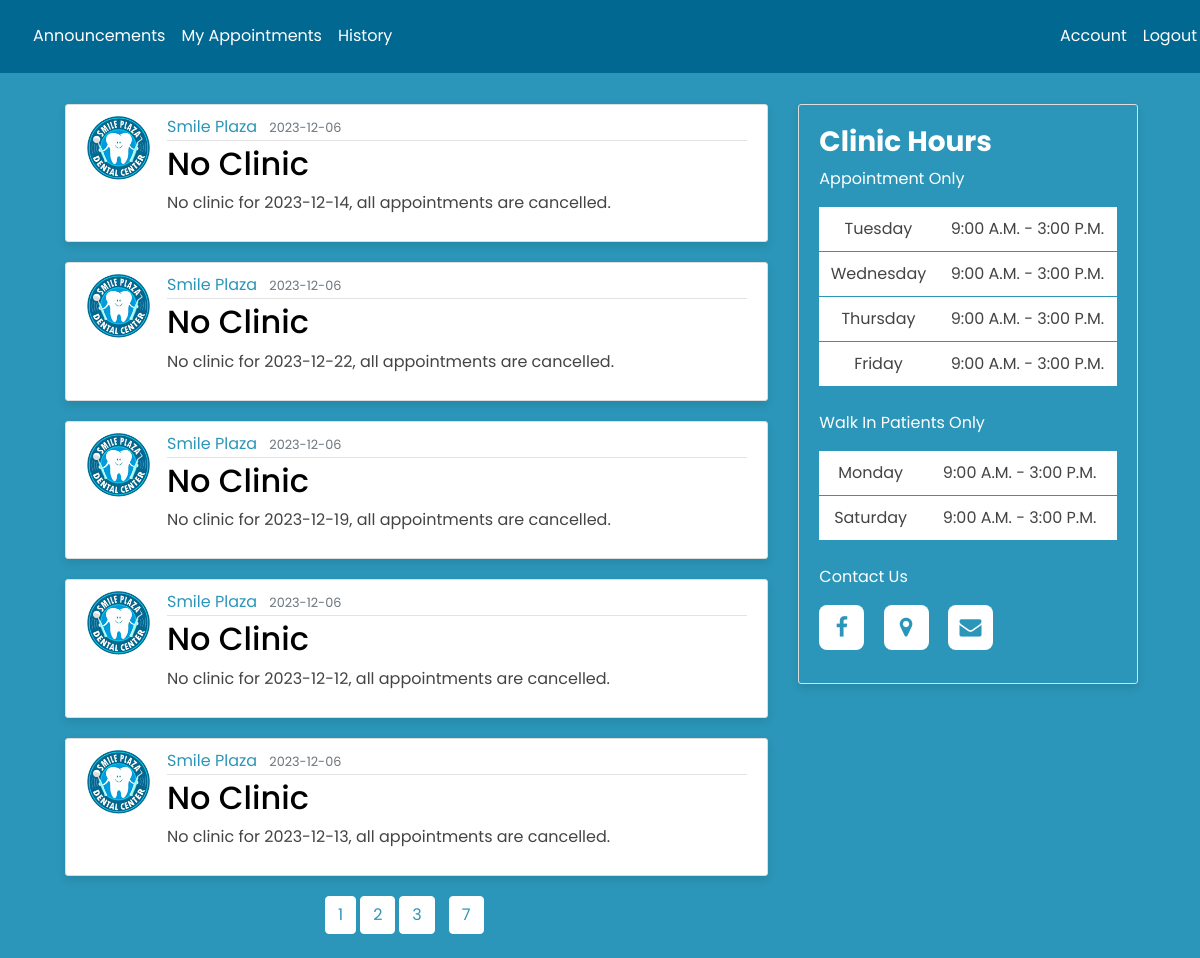
The app's page /customer_announcement (signed in), older data.
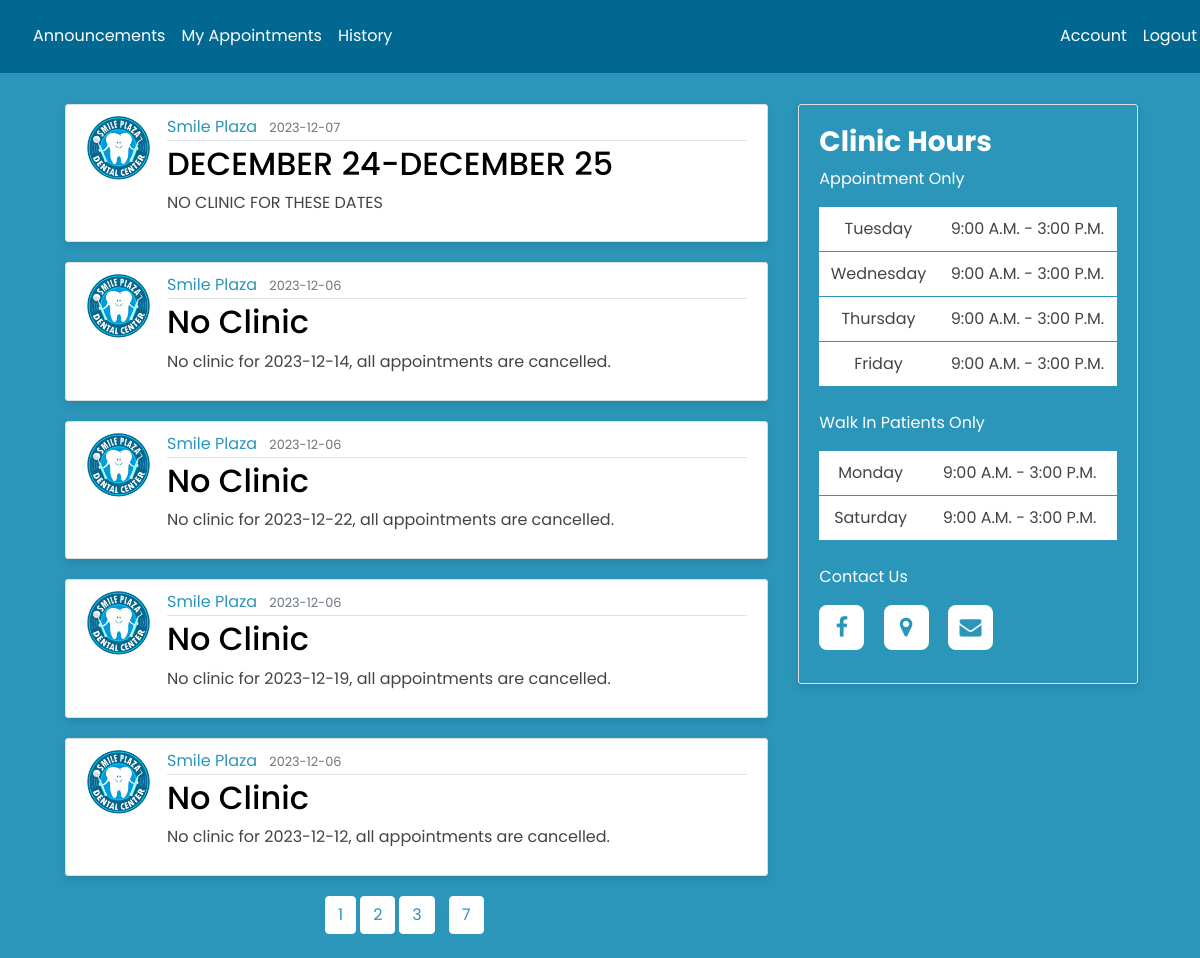
The same page, newer data.
### main/models.py (models this page shows, shortened)
class Post(db.Model):
    id = db.Column(db.Integer, primary_key=True)
    title = db.Column(db.String(100), nullable=False)
    date_posted = db.Column(db.DateTime, nullable=False, default=datetime.utcnow)
    content = db.Column(db.Text, nullable=False)
    user_id = db.Column(db.Integer, db.ForeignKey('user.id'), nullable=False)

class User(db.Model, UserMixin):
    id = db.Column(db.Integer, primary_key=True)
    FName = db.Column(db.String(30), nullable=False)
    MidName = db.Column(db.String(30), nullable=True)
    LName = db.Column(db.String(30), nullable=False)
    gender = db.Column(db.String(10), nullable=False)
    birthday = db.Column(db.String(8), nullable=False)
    age = db.Column(db.Integer, nullable=False)
    contact = db.Column(db.String(30), unique=True, nullable=False)
    address = db.Column(db.String(100), nullable=False)
    username = db.Column(db.String(20), unique=True, nullable=False)
    email = db.Column(db.String(120), unique=True, nullable=False)
    image_file = db.Column(db.String(20), nullable=False, default='default.jpg')
    password = db.Column(db.String(60), nullable=False)
    posts = db.relationship('Post', backref='author', lazy=True)

### main/main1/routes.py (the view)
@main1.route("/customer_announcement")
@login_required
def customer_announcement():
    if current_user.id != 1:
        page = request.args.get('page', 1, type=int)
        posts = Post.query.order_by(Post.date_posted.desc()).paginate(page=page, per_page=5)
        return render_template('customer_announcement.html', title='Announcement', posts=posts)
    else:
        return render_template('admin_announcement.html', title='Announcement', posts=posts)

### main/models.py (called while the page is built)
@login_manager.user_loader
def load_user(user_id):
    return User.query.get(int(user_id)) #SELECT * FROM User WHERE id = %s;

### main/templates/customer_announcement.html (shortened to what this page needs)
{% extends "customer_nav.html" %}
{% block content %}
  <body style="background-color: #2b96b9;">
    <div class="customer_announcement" style="width: 1100px;">
      <div class="row mx-auto" style="width: 1100px; ">
        <div class="col-md-8">
          {% for post in posts.items %}
          <fieldset>
            <article class="media content-section" style="box-shadow: 0 4px 8px rgba(0, 0, 0, 0.1);">
              <img class="rounded-circle article-img mb-auto" src="{{ url_for('static', filename = 'profile_pics/' + post.author.image_file) }}">
              <div class="media-body">
                <div class="article-metadata">
                  <a class="mr-2">{{ post.author.username }}</a>
                  <small class="text-muted">{{ post.date_posted.strftime('%Y-%m-%d') }}</small>
                </div>
                  <h2><a class="article-title">{{ post.title }}</a></h2>
                  <p class="article-content">{{ post.content }}</p>
              </div>
            </article>
          </fieldset>
          {% endfor %}
        </div>
        <div class="col-md-4">
          <div class="content-section clinic-hours" style="width: 340px; height: 580px;  box-shadow: 0 4px 8px rgba(0, 0, 0, 0.1);">
            <h3>Clinic Hours</h3>
            <p class="clinic-hrs-txt">Appointment Only</p>
            <table>
              <tr>
                <td>Tuesday</td>
                <td>9:00 A.M. - 3:00 P.M.</td>
              </tr>
              <tr>
                <td>Wednesday</td>
                <td>9:00 A.M. - 3:00 P.M.</td>
              </tr>
              <tr>
                <td>Thursday</td>
                <td>9:00 A.M. - 3:00 P.M.</td>
              </tr>
              <tr>
                <td>Friday</td>
                <td>9:00 A.M. - 3:00 P.M.</td>
            </tr>
            </table>
            <br>
            <p class="clinic-hrs-txt">Walk In Patients Only</p>
            <table>
              <tr>
                <td>Monday</td>
                <td>9:00 A.M. - 3:00 P.M.</td>
              </tr>
              <tr>
                <td>Saturday</td>
                <td>9:00 A.M. - 3:00 P.M.</td>
              </tr>
            </table>
            <br>
            <p class="clinic-hrs-txt">Contact Us</p>
            <div class="contact-icons">
              <a href="https://www.facebook.com/smileplazaDC" target="_blank"><i class='fa fa-facebook-f' ></i></a>
              <a href="https://maps.app.goo.gl/792nLswoVTeMA8ZG7" target = "_blank"><i class='fa fa-map-marker' ></i></a>
              <a href="#contact" target = "_blank"><i class='fa fa-envelope'></i></a>
            </div>
          </div>
        </div>
      </div>
      <div class="pagination" style="margin-left: 25%;">
        {% for page_num in posts.iter_pages(left_edge=1, right_edge=1, left_current=1, right_current=2) %}
          {% if page_num %}
            {% if posts.page_num == page_num %}
              <a class="btn btn-info mb-4 mr-1" href="{{ url_for('main1.customer_announcement', page=page_num) }}">{{ page_num }}</a>
            {% else %}
              <a class="btn btn-outline-info mb-4 mr-1" href="{{ url_for('main.customer_announcement', page=page_num) }}">{{ page_num }}</a>
            {% endif %}
          {% else %}
            ...
          {% endif %}
        {% endfor %}
      </div>
    </div>
  </body>
{% endblock content %}

### main/templates/customer_nav.html (shortened to what this page needs)
<!DOCTYPE html>
<html>
  <head>
    <link rel="stylesheet" href="https://cdnjs.cloudflare.com/ajax/libs/font-awesome/4.7.0/css/font-awesome.min.css">
    <link rel="stylesheet" href="https://maxcdn.bootstrapcdn.com/bootstrap/4.0.0/css/bootstrap.min.css">
    <link rel="stylesheet" type="text/css" href="{{ url_for('static', filename='nav.css') }}">
  </head>
  <body>
    <header class="site-header">
        <nav class="navbar navbar-expand-md navbar-dark bg-steel fixed-top">
          <div class="container">
            <div class="collapse navbar-collapse" style="margin-right: -50px;" id="navbarToggle">
                <div class="navbar-nav mr-auto"  style="margin-left: 30px;">
                    <a class="nav-item nav-link" href="/customer_announcement">Announcements</a>
                    <a class="nav-item nav-link" href="/appointment" >My Appointments</a>
                    <a class="nav-item nav-link" href="/history" >History</a>
                </div>
                <div class="navbar-nav">
                    <a class="nav-item nav-link" href="{{ url_for('users.account') }}">Account</a>
                    <a class="nav-item nav-link" href="{{ url_for('users.logout') }}">Logout</a>
                </div>
            </div>
          </div>
        </nav>
    </header>
    <br>
    <main role="main" class="container" style="margin-left: auto; margin-right: auto; width: auto;">
      <div class="row mx-auto" style="max-width: 1100px;">
          {% block content %}{% endblock %}
      </div>
    </main>
  </body>
</html>

### main/static/nav.css (style rules this page uses)
* { font-family: 'Poppins', 'Sans-serif'; }
:root { --first-color: #2b96b9; --second-color: #000; --third-color: #b9f1ee; --fourth-color: #1ccae5; --main-color: #056892; --bg-color: #fff; --text-color: #000; --big-font: 5rem; --h2-font: 3rem; --p-font: 1.1rem; }
body { background: #fafafa; color: var(--first-color); margin-top: 5rem; }
.content-section { padding-top: 10%; }
h1, h2, h3, h4, h5, h6 { color: var(--text-color); }
.bg-steel { background-color: #016892; }
.site-header .navbar-nav .nav-link { color: white; }
.content-section { align-items: center; background: #ffffff; padding: 10px 20px; border: 1px solid #dddddd; border-radius: 3px; margin-bottom: 20px; }
.article-title { color: #444444; }
.article-content { white-space: pre-line; }
.article-img { height: 65px; width: 65px; margin-right: 16px; }
.article-metadata { padding-bottom: 1px; margin-bottom: 4px; border-bottom: 1px solid #e3e3e3 }
p.article-content { color: #444; }
.container .row .col-md-4 .content-section h3 { font-weight: bold; }
.container .content-section h3 { color: #fff; }
.clinic-hrs-txt { color: #fff; }
.clinic-hours { background-color: #2b96b9; padding: 20px; }
.content-section .contact-icons i { height: 45px; width: 45px; background: var(--bg-color); color: var(--first-color); font-size: 22px; display: inline-flex; align-items: center; justify-content: center; border-radius: 8px; margin-right: 15px; transition: all .45s ease; }
.pagination a { background-color: #fff; border-color: #fff; color: #2b96b9; }
table { border-radius: 4px; border-collapse: collapse; width: 100%; background-color: #fff; }
td { border-bottom: 1px solid #2b96b9; padding: 8px; color: #444444; }
table { width: 100%; border-collapse: collapse; text-align: center; max-height: 100px; background-color: #ccc; }
tr { border-bottom: 1px solid #f1f1f1; }
td,th { border: collapse; padding-block: 10px; }

Row changes from the older to the newer data that the page shows:
no longer on this page (row unchanged): Post: image_file (picture), author.username "Smile Plaza", date_posted "2023-12-06", title "No Clinic", content "No clinic for 2023-12-13, all appointments are cancelled."
added Post: image_file (picture), author.username "Smile Plaza", date_posted "2023-12-07", title "DECEMBER 24-DECEMBER 25", content "NO CLINIC FOR THESE DATES"
